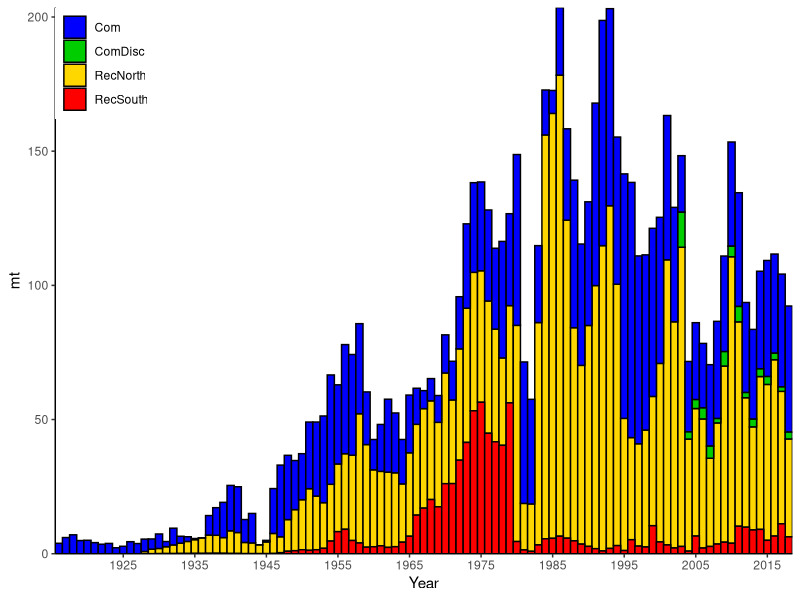
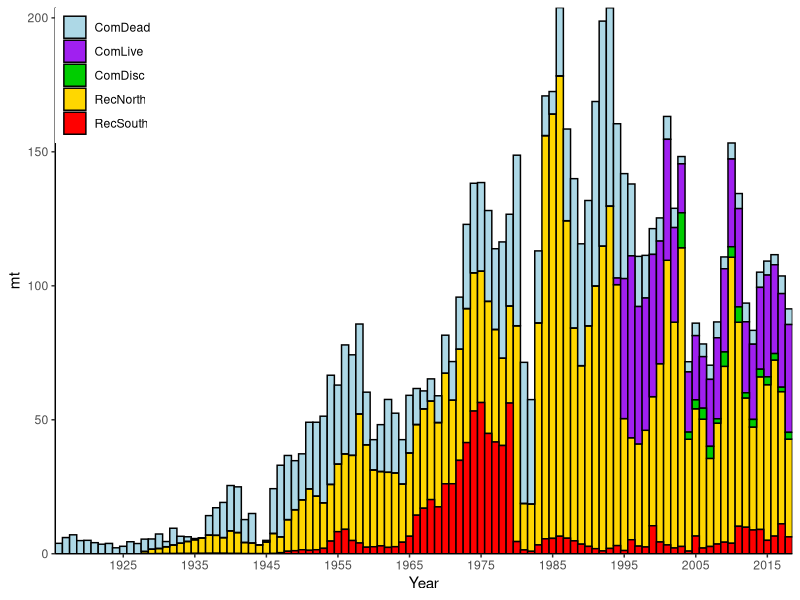
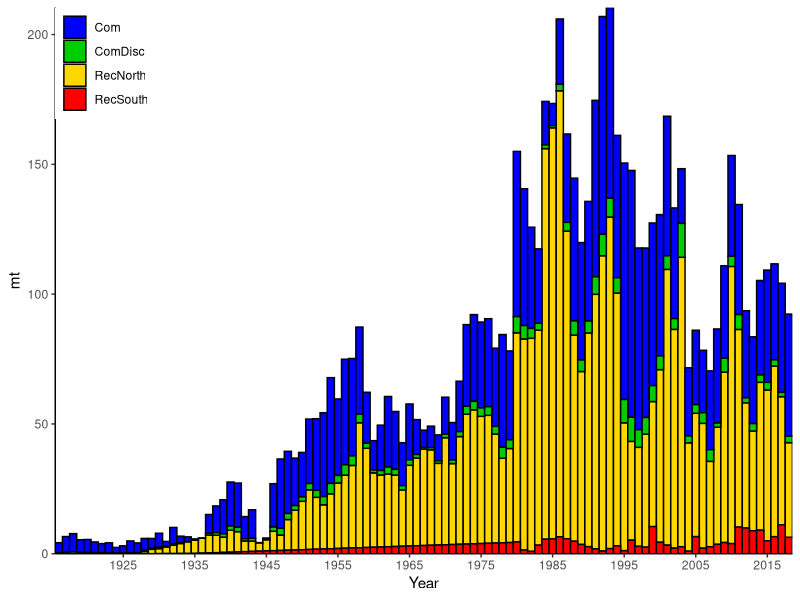
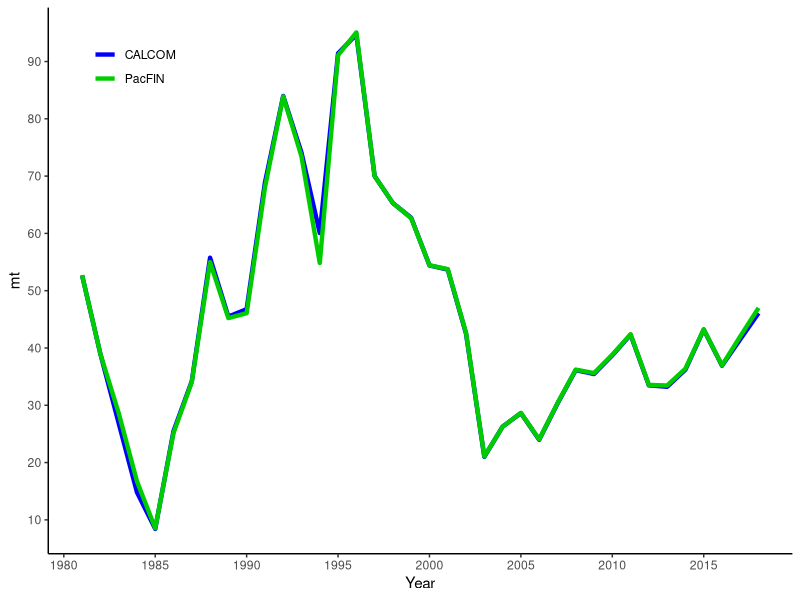
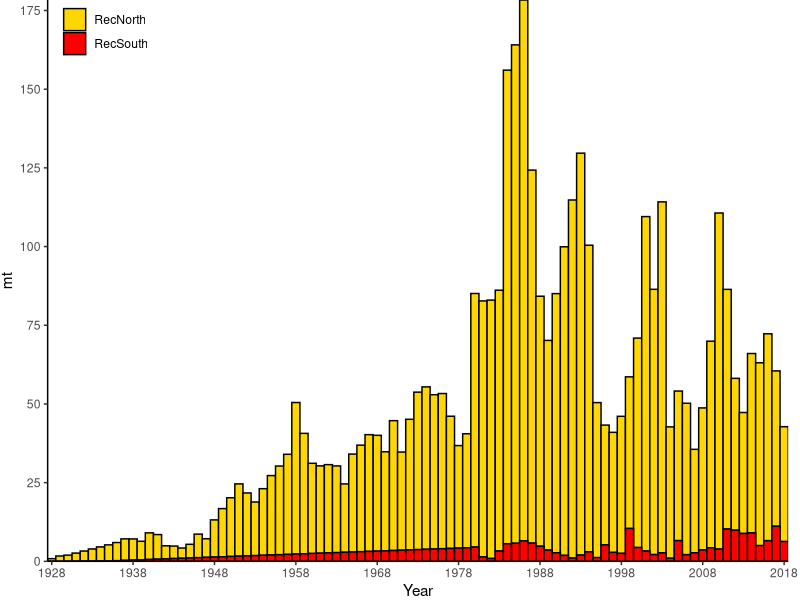
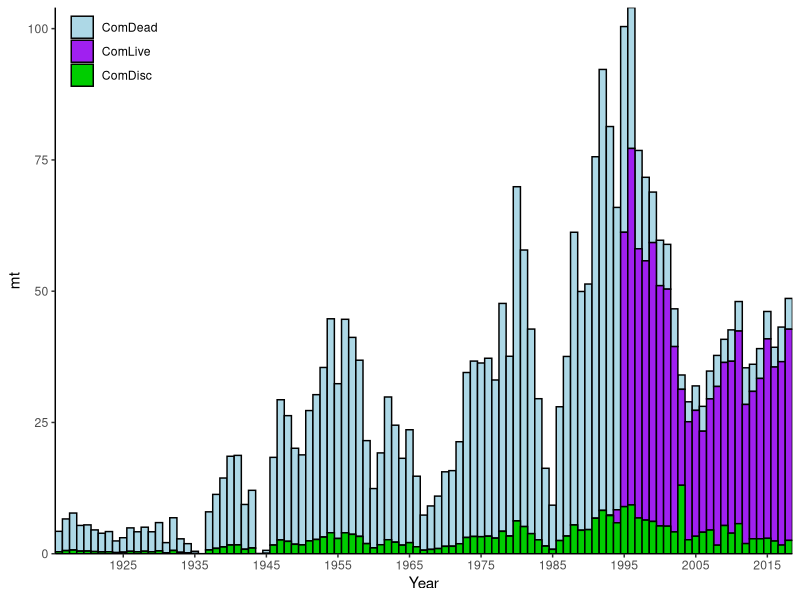
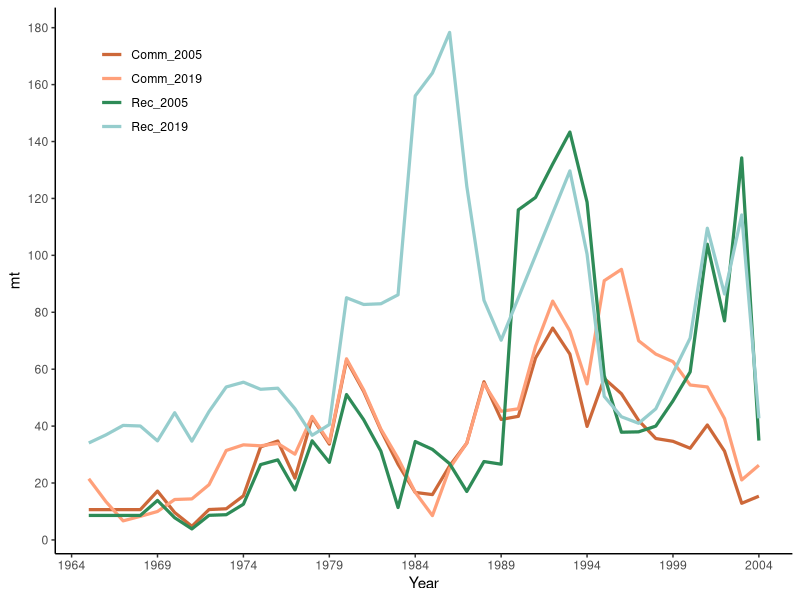

Write R code to recreate these figures, in order.
library(ggplot2)
library(dplyr)
library(tidyr)
setwd('C:/GopherBlackYellow2019/txt_files')

catches = read.csv('Catch_stream_w_alts.csv',header=T)








#-----------------------------------------------------------------------------------
#bar plot of original catches
#-----------------------------------------------------------------------------------
catches_orig = catches %>%
               select(Year, RecNorth, RecSouthorig, Commercial, WCGOPdiscard) %>%
               rename(RecSouth = RecSouthorig, Com = Commercial, ComDisc = WCGOPdiscard) %>%
               gather(Source,mt,RecNorth:ComDisc) 
               


catches_orig$Source <- factor(catches_orig$Source, 
                              levels=c('Com','ComDisc',
                                       'RecNorth', 'RecSouth'))

out.dir = "C:/GopherBlackYellow2019/Figures/"
png(filename = paste0(out.dir,"Catches_original.png"),
    width = 6, height = 4, units = "in", pointsize = 12, res=300)
#x11()
ggplot(catches_orig, aes(x=Year, y=mt, fill=Source)) +
  geom_bar(stat="identity", width=1,colour="black") +
  theme(panel.grid.major = element_blank(), 
        panel.grid.minor = element_blank(),
        panel.background = element_blank(),
        panel.border = element_blank(),
        axis.line = element_line(colour = "black"),
      legend.justification = c(0, 1), 
      legend.position = c(0, 1)) +
  theme(legend.title=element_blank()) +
   scale_x_continuous(breaks = seq(1915,2020, by = 10),
                      , expand = c(0, 0)) +
   scale_y_continuous(expand = c(0, 0)) +
  scale_fill_manual("legend", 
                    values = c("Com" = "blue", 
                               "ComDisc" = "green3",
                               "RecNorth" = "gold", 
                               "RecSouth" = "red"))
dev.off()
   

#-----------------------------------------------------------------------------------
#plot with commercial including live vs. dead
#-----------------------------------------------------------------------------------
catches_orig2 = catches %>%
  select(Year, RecNorth, RecSouthorig, Calcomdead, Calcomlive, WCGOPdiscard) %>%
  rename(RecSouth = RecSouthorig, ComDead = Calcomdead,
         ComLive = Calcomlive, ComDisc = WCGOPdiscard) %>%
  gather(Source,mt,RecNorth:ComDisc) 



catches_orig2$Source <- factor(catches_orig2$Source, 
                              levels=c('ComDead','ComLive','ComDisc',
                                       'RecNorth', 'RecSouth'))

out.dir = "C:/GopherBlackYellow2019/Figures/"
png(filename = paste0(out.dir,"Catches_original2.png"),
    width = 6, height = 4, units = "in", pointsize = 12, res=300)
#x11()
ggplot(catches_orig2, aes(x=Year, y=mt, fill=Source)) +
  geom_bar(stat="identity", width=1,colour="black") +
  theme(panel.grid.major = element_blank(), 
        panel.grid.minor = element_blank(),
        panel.background = element_blank(),
        panel.border = element_blank(),
        axis.line = element_line(colour = "black"),
        #  legend.position='top', 
        #  legend.justification='left'
        legend.justification = c(0, 1), 
        legend.position = c(0, 1)) +
  theme(legend.title=element_blank()) +
  scale_x_continuous(breaks = seq(1915,2020, by = 10),
                     expand = c(0, 0)) +
  scale_y_continuous(expand = c(0, 0)) +
  scale_fill_manual("legend", 
                    values = c("ComDead" = "lightblue",
                               "ComLive" = "purple",
                               "ComDisc" = "green3",
                               "RecNorth" = "gold", 
                               "RecSouth" = "red"))
dev.off()



#-----------------------------------------------------------------------------------
#plot with alternative catch stream for rec and WCGOP
#-----------------------------------------------------------------------------------
catches_orig3 = catches %>%
  select(Year, RecNorthalt1, RecSouthalt1, Commercial, WCGOPalt1) %>%
  rename(RecNorth = RecNorthalt1, RecSouth = RecSouthalt1, 
         Com = Commercial, ComDisc = WCGOPalt1) %>%
  gather(Source,mt,RecNorth:ComDisc) 



catches_orig$Source <- factor(catches_orig3$Source, 
                              levels=c('Com','ComDisc',
                                       'RecNorth', 'RecSouth'))

out.dir = "C:/GopherBlackYellow2019/Figures/"
png(filename = paste0(out.dir,"Catches_alternate.png"),
    width = 6, height = 4, units = "in", pointsize = 12, res=300)
#x11()
ggplot(catches_orig3, aes(x=Year, y=mt, fill=Source)) +
  geom_bar(stat="identity", width=1,colour="black") +
  theme(panel.grid.major = element_blank(), 
        panel.grid.minor = element_blank(),
        panel.background = element_blank(),
        panel.border = element_blank(),
        axis.line = element_line(colour = "black"),
        legend.justification = c(0, 1), 
        legend.position = c(0, 1)) +
  theme(legend.title=element_blank()) +
  scale_x_continuous(breaks = seq(1915,2020, by = 10),
                     expand = c(0, 0)) +
  scale_y_continuous(expand = c(0, 0)) +
  scale_fill_manual("legend", 
                    values = c("Com" = "blue", 
                               "ComDisc" = "green3",
                               "RecNorth" = "gold", 
                               "RecSouth" = "red"))
dev.off()



#-----------------------------------------------------------------------------------
#Calcom vs pacfin
#-----------------------------------------------------------------------------------

com_compare = catches %>%
  mutate(Calcom = Calcomdead + Calcomlive) %>%
  select(Year, Calcom, Pacfin) %>%
  rename(CALCOM = Calcom, PacFIN = Pacfin) %>%
  filter(Year>1980) %>%
  gather(Source,mt, CALCOM:PacFIN) 


out.dir = "C:/GopherBlackYellow2019/Figures/"
png(filename = paste0(out.dir,"Calcom_vs_Pacfin.png"),
    width = 6, height = 4, units = "in", pointsize = 12, res=300)
#x11()
ggplot(com_compare, aes(x=Year, y = mt, colour=Source)) +
  geom_line(lwd = 1.5) +
  scale_color_manual(values=c("blue", "green3")) +
  theme(panel.grid.major = element_blank(), 
        panel.grid.minor = element_blank(),
        panel.background = element_blank(),
        panel.border = element_blank(),
        axis.line = element_line(colour = "black"),
        legend.justification = c(0, 1), 
        legend.position = c(0.05, .95)) +
  theme(legend.title=element_blank()) +
  scale_x_continuous(breaks = seq(1980,2020, by = 5)) +
  scale_y_continuous(breaks = seq(0,100, by = 10))#,expand = c(0, 0)) 
 
dev.off()


#-----------------------------------------------------------------------------------
###Plot of recreational catches for Exec summary
#-----------------------------------------------------------------------------------

rec_exec = catches %>%
           select(Year, RecNorthalt1, RecSouthalt1) %>%
           rename(RecNorth = RecNorthalt1, RecSouth = RecSouthalt1) %>%
           filter(Year>1927) %>%
           gather(Source,mt, RecNorth:RecSouth) 
           


out.dir = "C:/GopherBlackYellow2019/Figures/"
png(filename = paste0(out.dir,"Rec_exec.png"),
    width = 6, height = 4, units = "in", pointsize = 12, res=300)

#x11()

ggplot(rec_exec, aes(x=Year, y=mt, fill=Source)) +
  geom_bar(stat="identity", width=1,colour="black") +
  theme(panel.grid.major = element_blank(), 
        panel.grid.minor = element_blank(),
        panel.background = element_blank(),
        panel.border = element_blank(),
        axis.line = element_line(colour = "black"),
        plot.margin = margin(0, .3, 0, 0, "cm"),
        legend.justification = c(0, 1), 
        legend.position = c(.01, 1)) +
  theme(legend.title=element_blank()) +
  scale_x_continuous(breaks = seq(1928,2020, by = 10),
                     expand = c(0, 0)) +
  scale_y_continuous(breaks = seq(0,200, by = 25),
                     expand = c(0, 0)) +
  scale_fill_manual("legend", 
                    values = c("RecNorth" = "gold", 
                               "RecSouth" = "red"))
dev.off()


#-----------------------------------------------------------------------------------
###Plot of comercial catches for Exec summary
#-----------------------------------------------------------------------------------
 comm_exec = catches %>%
  select(Year, Calcomdead, Calcomlive, WCGOPalt1) %>%
  rename(ComDead = Calcomdead,
         ComLive = Calcomlive, ComDisc = WCGOPalt1) %>%
  gather(Source,mt,ComDead:ComDisc) 


comm_exec$Source <- factor(comm_exec$Source, 
                               levels=c('ComDead','ComLive','ComDisc'))

out.dir = "C:/GopherBlackYellow2019/Figures/"
png(filename = paste0(out.dir,"comm_exec.png"),
    width = 6, height = 4, units = "in", pointsize = 12, res=300)
#x11()
ggplot(comm_exec, aes(x=Year, y=mt, fill=Source)) +
  geom_bar(stat="identity", width=1,colour="black") +
  theme(panel.grid.major = element_blank(), 
        panel.grid.minor = element_blank(),
        panel.background = element_blank(),
        panel.border = element_blank(),
        axis.line = element_line(colour = "black"),
        #  legend.position='top', 
        #  legend.justification='left'
        legend.justification = c(0, 1), 
        legend.position = c(0.01, 1)) +
  theme(legend.title=element_blank()) +
  scale_x_continuous(breaks = seq(1915,2020, by = 10),
                     expand = c(0, 0)) +
  scale_y_continuous(expand = c(0, 0)) +
  scale_fill_manual("legend", 
                    values = c("ComDead" = "lightblue",
                               "ComLive" = "purple",
                               "ComDisc" = "green3"))
dev.off()



#-----------------------------------------------------------------------------------
#Plot of 2005 and 2019 catch streams rec and commercial
#-----------------------------------------------------------------------------------

assessment_compare = catches %>%
       select(Year, Commercial, RecNorthalt1, RecSouthalt1, Rec2005, Comm2005) %>%
      mutate(Rec = RecNorthalt1+RecSouthalt1) %>%
      rename(Comm_2019 = Commercial, Comm_2005 = Comm2005, Rec_2005 = Rec2005, Rec_2019 = Rec) %>%
      select(Year, Comm_2019, Comm_2005, Rec_2019, Rec_2005) %>%
      filter(Year>1964, Year<2005) %>%
      gather(Source,mt, Comm_2019:Rec_2005) 


out.dir = "C:/GopherBlackYellow2019/Figures/"
png(filename = paste0(out.dir,"assessment_compare.png"),
    width = 6, height = 4, units = "in", pointsize = 12, res=300)
#x11()
ggplot(assessment_compare, aes(x=Year, y = mt, colour=Source)) +
  geom_line(lwd = 1.1) +
  scale_color_manual(values=c("sienna3", "lightsalmon", "seagreen4","paleturquoise3")) +
  theme(panel.grid.major = element_blank(), 
        panel.grid.minor = element_blank(),
        panel.background = element_blank(),
        panel.border = element_blank(),
        axis.line = element_line(colour = "black"),
        legend.justification = c(0, 1), 
        legend.position = c(0.05, .95)) +
  theme(legend.title=element_blank()) +
  scale_x_continuous(breaks = seq(1964,2005, by = 5)) +
  scale_y_continuous(breaks = seq(0,200, by = 20))

dev.off()
